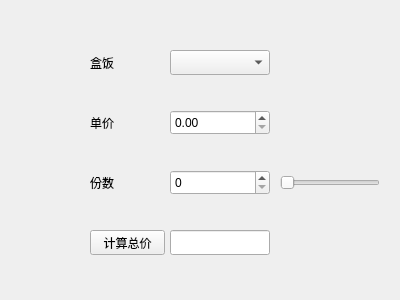
<?xml version="1.0" encoding="UTF-8"?>
<ui version="4.0">
 <class>Widget</class>
 <widget class="QWidget" name="Widget">
  <property name="geometry">
   <rect>
    <x>0</x>
    <y>0</y>
    <width>400</width>
    <height>300</height>
   </rect>
  </property>
  <property name="windowTitle">
   <string>Widget</string>
  </property>
  <widget class="QLabel" name="label">
   <property name="geometry">
    <rect>
     <x>90</x>
     <y>50</y>
     <width>75</width>
     <height>25</height>
    </rect>
   </property>
   <property name="text">
    <string>盒饭</string>
   </property>
  </widget>
  <widget class="QComboBox" name="comboBoxSnacks">
   <property name="geometry">
    <rect>
     <x>170</x>
     <y>50</y>
     <width>100</width>
     <height>25</height>
    </rect>
   </property>
  </widget>
  <widget class="QLabel" name="label_2">
   <property name="geometry">
    <rect>
     <x>90</x>
     <y>110</y>
     <width>75</width>
     <height>25</height>
    </rect>
   </property>
   <property name="text">
    <string>单价</string>
   </property>
  </widget>
  <widget class="QDoubleSpinBox" name="doubleSpinBoxPrice">
   <property name="geometry">
    <rect>
     <x>170</x>
     <y>110</y>
     <width>100</width>
     <height>25</height>
    </rect>
   </property>
  </widget>
  <widget class="QLabel" name="label_3">
   <property name="geometry">
    <rect>
     <x>90</x>
     <y>170</y>
     <width>75</width>
     <height>25</height>
    </rect>
   </property>
   <property name="text">
    <string>份数</string>
   </property>
  </widget>
  <widget class="QSpinBox" name="spinBoxCount">
   <property name="geometry">
    <rect>
     <x>170</x>
     <y>170</y>
     <width>100</width>
     <height>25</height>
    </rect>
   </property>
  </widget>
  <widget class="QSlider" name="horizontalSlider">
   <property name="geometry">
    <rect>
     <x>280</x>
     <y>170</y>
     <width>100</width>
     <height>25</height>
    </rect>
   </property>
   <property name="orientation">
    <enum>Qt::Horizontal</enum>
   </property>
  </widget>
  <widget class="QPushButton" name="pushButtonCalc">
   <property name="geometry">
    <rect>
     <x>90</x>
     <y>230</y>
     <width>75</width>
     <height>25</height>
    </rect>
   </property>
   <property name="text">
    <string>计算总价</string>
   </property>
  </widget>
  <widget class="QLineEdit" name="lineEditTotal">
   <property name="geometry">
    <rect>
     <x>170</x>
     <y>230</y>
     <width>100</width>
     <height>25</height>
    </rect>
   </property>
  </widget>
 </widget>
 <layoutdefault spacing="6" margin="11"/>
 <resources/>
 <connections/>
</ui>
